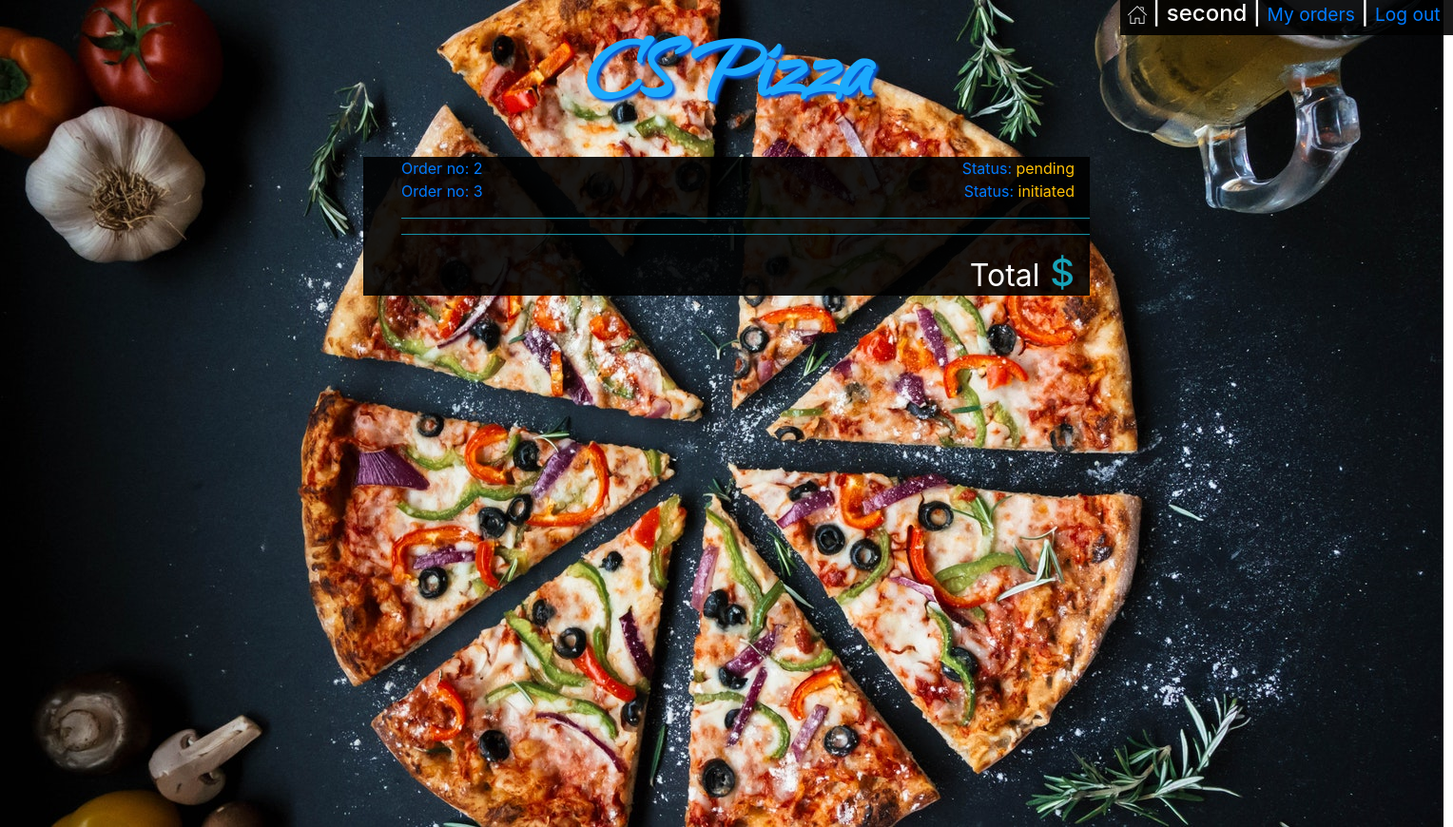
The page /my_orders/3 (signed in) on the database its author committed.
### orders/models.py (models this page shows, shortened)
class User_order(models.Model):
    user = models.ForeignKey(User, on_delete=models.CASCADE)
    order_number = models.IntegerField()
    topping_allowance = models.IntegerField(default=0)
    status = models.CharField(max_length=64, default='initiated')

### orders/views.py (the view)
# urls.py: path("my_orders/<str:order_number>", views.my_orders, name="my_orders"),
def my_orders(request, order_number):
    context = {
        "Checkout": Order2.objects.filter(user=request.user, number=order_number),
        "Checkout_category": Order2.objects.filter(user=request.user, number=order_number).values_list(
            'category').distinct(),
        "Total": list(Order2.objects.filter(user=request.user, number=order_number).aggregate(Sum('price')).values())[
            0],
        "user": request.user,
        "Category": Category.objects.all(),
        "Order_number": order_number,
        "All_orders": User_order.objects.filter(user=request.user),
        "Status": User_order.objects.get(user=request.user, order_number=order_number).status
    }
    return render(request, "my_orders.html", context)

### orders/templates/my_orders.html (shortened to what this page needs)
<!DOCTYPE html>
<html style="height:100%">
<head>
    {% load static %}
    <link rel="stylesheet" type="text/css" href="{% static 'styles.css' %}">
    <link rel="stylesheet" href="https://maxcdn.bootstrapcdn.com/bootstrap/4.1.3/css/bootstrap.min.css">
</head>
<body style="height:100%">
    <img id='pizza_background' src="{% static 'pizza_background.jpeg' %}">
    {% if Category %}
    <div id='username'>
        <h4 class='px-2' ><a href="{% url 'index' %}"><img src="{% static 'home.png' %}"></a> |
            {{user.username}} |
            {% if not user.is_superuser %}
            <small><a href="{% url 'my_orders' Order_number %}">My orders</a></small> |
            {% endif %}
            <small><a href="{% url 'logout' %}"> Log out&nbsp;</a></small>
        </h4>
    </div>
    {% endif %}
    <p id='logo' class='text-center m-0 font-weight-bold'><a href="{% url 'index' %}">CS Pizza</a></p>
    <div id='my_orders_container' class='w-50 mx-auto'>
        <div class=' text-left pr-3'>
            <ul >
                {% for number in All_orders%}
                <a href="{% url 'my_orders' number.order_number %}"><li ><span>Order no: {{number.order_number}}</span><span class='float-right'>Status: <span class='text-warning'>{{number.status}}</span></span></li></a>
                {% endfor %}
            </ul>
        </div>
        <ul>
            <hr class='bg-info'>
            <hr class='bg-info'>
            <li class='text-info text-right pr-3 '><h1><small class='text-white'>Total</small> ${{Total|floatformat:2}}</h1></li>
        </ul>
    </div>
</body>
</html>

### orders/static/styles.css (style rules this page uses)
#pizza_background { position: absolute; z-index:-99; }
#logo { padding:0px; font-family: webLogo ; font-size: 110px; text-shadow: 3px 3px 3px rgb(5, 87, 211); }
#logo a:link, #place_order:link, #confirm_order:link { color:rgb(28, 170, 253); }
#center_box,#username { background-color: rgba(0, 0, 0, 0.9); color: white; }
#username { position: absolute; right: 0; }
li { list-style-type: none; }
#my_orders_container { background-color: rgba(0, 0, 0, 0.9); color: white; }

### rows shown on the page
User_order: order_number "2", status "pending"
User_order: order_number "3", status "initiated"

### other values the page prints
{{ user.username }} "second"
